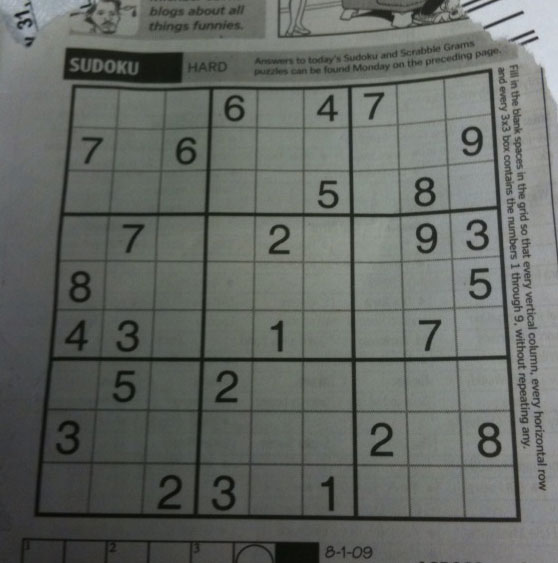
//> input picture Opencv/Opencv/sudoku.jpg, 558 x 563 px
$ ./main   (built with g++ and OpenCV 4)
//> lines starting //> are read from the running program, lines starting //| are printed output that depends on the picture
### Opencv/Opencv/MyImpl.h
#pragma once
#include "opencv2/imgproc/imgproc.hpp"
#include "opencv2/highgui/highgui.hpp"
#include <stdlib.h>
#include <stdio.h>

//Memo: src.at(i,j) is using (i,j) as (row,column) but Point(x,y) is using (x,y) as (column,row)
//Mat: row first (matrix index), Point: column first (cartesian inverse-y)

using namespace cv;
void DisplayHough(Mat& matHough);
//Impl1: Canny edge detector
Mat MyCanny(const Mat& src, float upperThreshold, float lowerThreshold, int size = 3)
{
	Mat workImg = Mat(src);
	workImg = src.clone();

	//blur
	cv::GaussianBlur(src, workImg, cv::Size(5, 5), 1.4);

	//compute derivitive
	Mat magX = Mat(src.rows, src.cols, CV_32F);
	Mat magY = Mat(src.rows, src.cols, CV_32F);
	Sobel(workImg, magX, CV_32F, 1, 0, size);
	Sobel(workImg, magY, CV_32F, 0, 1, size);
	Mat direction(src.rows, src.cols, CV_32F);
	divide(magY, magX, direction);
	Mat sum = Mat(workImg.rows, workImg.cols, CV_64F);
	Mat prodX = Mat(workImg.rows, workImg.cols, CV_64F);
	Mat prodY = Mat(workImg.rows, workImg.cols, CV_64F);
	cv::multiply(magX, magX, prodX);
	cv::multiply(magY, magY, prodY);
	sum = prodX + prodY;
	cv::sqrt(sum, sum);

	//initialize the return image as all black
	Mat res = Mat(workImg.rows, workImg.cols, CV_8U);
	res.setTo(Scalar(0));

	MatIterator_<float> itMag = sum.begin<float>();
	MatIterator_<float> itDir = direction.begin<float>();
	MatIterator_<unsigned char> itRes = res.begin<unsigned char>();
	MatIterator_<float> endMag = sum.end<float>();


	//scaling the threshold
	double min, max;
	cv::minMaxLoc(sum, &min, &max);

	//non maxima suppression: check along the direction, if center is maxima among neighbors => pick it
	for (; itMag != endMag; itMag++, itDir++, itRes++)
	{
		//direction = atan(dy/dx)
		float currDir = atan(*itDir) * 180 / 3.142;
		while (currDir < 0)
			currDir += 180;
		*itDir = currDir;

		//magnitude<upperthreshold : skip
		if (*itMag < upperThreshold)
			continue;

		//current position
		const cv::Point pos = itRes.pos();
		//flag indicate is edge point
		bool isEdge = true;

		int dirGroup = (currDir - 22.5f) / 45;	//TODO:this is slower then direct conditioning
		switch (dirGroup)
		{
		case 1:		// 22.5 <currDir <= 67.5
		{
			//check upper left neighbor
			if (pos.x > 0 && pos.y > 0 && *itMag <= sum.at<float>(pos.y - 1, pos.x - 1)) isEdge = false;
			//check lower right neighbor
			if (pos.x < sum.cols - 1 && pos.y < sum.rows - 1 && *itMag <= sum.at<float>(pos.y + 1, pos.x + 1)) isEdge = false;
		}
		break;
		case 2:		//67.5< currDir <= 112.5	(horizontal)
		{
			if (pos.y > 0 && *itMag < sum.at<float>(pos.y - 1, pos.x)) isEdge = false;
			if (pos.y < sum.rows - 1 && *itMag < sum.at<float>(pos.y + 1, pos.x)) isEdge = false;

		}
		break;
		case 3:		//112.5<currDir < 157.5
		{
			//upper right neighbor
			if (pos.x > 0 && pos.y < sum.rows - 1 && *itMag < sum.at<float>(pos.y + 1, pos.x - 1)) isEdge = false;
			//lower left neighbro
			if (pos.x < sum.cols - 1 && pos.y>0 && *itMag < sum.at<float>(pos.y - 1, pos.x + 1)) isEdge = false;
		}
		break;
		default:	//currDir < 22.5 or currDir>157.5 (vertical)
		{
			//if (pos.x > 0 && *itMag < sum.at<float>(pos.x - 1, pos.y)) isEdge = false;
			//if (pos.x < sum.cols - 1 && *itMag < sum.at<float>(pos.x + 1, pos.y)) isEdge = false;
			if (pos.x > 0 && *itMag <= sum.at<float>(pos.y, pos.x - 1)) isEdge = false;
			if (pos.x < workImg.cols - 1 && *itMag <= sum.at<float>(pos.y, pos.x + 1)) isEdge = false;
		}
		}

		if (isEdge)
			*itRes = 255;
	}
	//connecting weak edges
	bool imgChanged = true;
	while (imgChanged)
	{
		imgChanged = false;
		for (itMag = sum.begin<float>(), itDir = direction.begin<float>(), itRes = res.begin<unsigned char>(); itMag != endMag; itMag++, itDir++, itRes++)
		{
			//skip if already checked or not edge
			if (*itRes != 64)
				continue;

			//mark as checked
			*itRes = 255;

			cv::Point pos = itMag.pos();

			if (*itDir<22.5f||*itDir>157.5f)
			{
				//check left
				if (pos.y > 0 && res.at<unsigned char>(pos.y - 1, pos.x) != 255 && sum.at<float>(pos.y - 1, pos.x) > lowerThreshold)
				{
					res.ptr<unsigned char>(pos.y - 1, pos.x)[0] = 64;
					imgChanged = true;
				}
				//check right
				if (pos.y< sum.rows - 1 && res.at<unsigned char>(pos.x, pos.y + 1) != 255 && sum.at<float>(pos.x, pos.y + 1)>lowerThreshold)
				{
					res.ptr<unsigned char>(pos.x, pos.y + 1)[0] = 64;
					imgChanged = true;
				}
			}
			else if (*itDir < 67.5f)
			{
				//check upper right neighbor
				if (pos.x > 0 && pos.y< sum.cols - 1 && res.at<unsigned char>(pos.y + 1, pos.x - 1) != 255 && sum.at<float>(pos.y + 1, pos.x - 1) > lowerThreshold)
				{
					res.ptr<unsigned char>(pos.y + 1, pos.x - 1)[0] = 64;
					imgChanged = true;
				}
				//check lower left neighbor
				if (pos.x < sum.cols - 1 && pos.y>0 && res.at<unsigned char>(pos.y - 1, pos.x + 1) != 255 && sum.at<float>(pos.y - 1, pos.x + 1) > lowerThreshold)
				{
					res.ptr<unsigned char>(pos.y - 1, pos.x + 1)[0] = 64;
					imgChanged = true;
				}
			}
			else if (*itDir < 112.5f)
			{
				//check upper
				if (pos.x > 0 && res.at<unsigned char>(pos.y, pos.x - 1) != 255 && sum.at<float>(pos.y, pos.x - 1) > lowerThreshold)
				{
					res.ptr<unsigned char>(pos.y, pos.x - 1)[0] = 64;
					imgChanged = true;
				}
				//check lower
				if (pos.x< sum.rows - 1 && res.at<unsigned char>(pos.y, pos.x + 1) != 255 && sum.at<float>(pos.y, pos.x + 1)>lowerThreshold)
				{
					res.ptr<unsigned char>(pos.y, pos.x + 1)[0] = 64;
					imgChanged = true;
				}
			}
			else
			{
				//check upper left neighbor
				if (pos.x > 0 && pos.y > 0 && res.at<unsigned char>(pos.y - 1, pos.x - 1) != 255 && sum.at<float>(pos.y - 1, pos.x - 1) > lowerThreshold)
				{
					res.ptr<unsigned char>(pos.y - 1, pos.x - 1)[0] = 64;
					imgChanged = true;
				}
				//check lower right neighbor
				if (pos.x < sum.cols - 1 && pos.y< sum.rows - 1 && res.at<unsigned char>(pos.y + 1, pos.x + 1) != 255 && sum.at<float>(pos.y + 1, pos.x + 1) > lowerThreshold)
				{
					res.ptr<unsigned char>(pos.y + 1, pos.x + 1)[0] = 64;
					imgChanged = true;
				}
			}

		}
	}
	return res;
}

//Impl2: Hough Transform
// input edgeImg should be CV_8UC1
Mat MyHough(const Mat& edgeImg)
{
	const int srcWidth = edgeImg.cols;
	const int srcHeight = edgeImg.rows;
	const int centerX = srcWidth / 2;
	const int centerY = srcHeight / 2;
	const int outWidth = 180;				//theta increment by 1 degree
	const int outHeight = ceil(sqrt(pow(srcWidth,2)+pow(srcHeight,2)));
	Mat out(outWidth, outHeight, CV_8U);

	for (int i = 0; i < edgeImg.rows; i++)
	{
		const uchar* currRow = edgeImg.ptr<uchar>(i);
		for (int j = 0; j < edgeImg.cols; j++)
		{
			//skip if not an edge point
			if (currRow[j] < 255)
				continue;
			for (int rowIdx = 0; rowIdx < outWidth; rowIdx++)
			{
				int theta = rowIdx - 90;		//theta from -90 to 89
				//rho is the distance (inner product with normal)
				int rho = (j - centerX)*sin(theta) + (i - centerY)*cos(theta);
				out.ptr<uchar>(rowIdx,rho+outHeight/2)[0]++;
			}
		}
	}

	return out;
}

//TODO: from hough matrix to line

// [12 lines left out: function DisplayHough, not called in this run]

### Opencv/Opencv/main.cpp
#include "opencv2/imgproc/imgproc.hpp"
#include "opencv2/highgui/highgui.hpp"
#include <stdlib.h>
#include <stdio.h>

#include "MyImpl.h"
using namespace cv;

/// Global variables

Mat src, src_gray;
Mat dst, detected_edges, my_edges;

int edgeThresh = 1;
int lowThreshold;
int const max_lowThreshold = 100;
int ratio = 3;
int kernel_size = 3;
char* window_name_figure1 = "Edge Map";
char* window_name_figure2 = "My Edge Map";

/**
* @function CannyThreshold
* @brief Trackbar callback - Canny thresholds input with a ratio 1:3
*/
void CannyThreshold(int, void*)
{
	/// Reduce noise with a kernel 3x3
	blur(src_gray, detected_edges, Size(3, 3));

	/// Canny detector
	Canny(detected_edges, detected_edges, lowThreshold, lowThreshold*ratio, kernel_size);
	my_edges = MyCanny(detected_edges, lowThreshold, lowThreshold*ratio, kernel_size);
	/// Using Canny's output as a mask, we display our result
	//dst = Scalar::all(0);

	//src.copyTo(dst, detected_edges);
	imshow(window_name_figure1, detected_edges);
	imshow(window_name_figure2, my_edges);
}


/** @function main */

int main(int argc, char** argv)
{
	/// Load an image
	src = imread("sudoku.jpg");
//> src is the input picture: 563 rows x 558 cols, CV_8UC3; mean B, G, R 99.5, 104.1, 100
	if (!src.data)
	{
		return -1;
	}

	/// Create a matrix of the same type and size as src (for dst)
	dst.create(src.size(), src.type());

	/// Convert the image to grayscale
	cvtColor(src, src_gray, CV_BGR2GRAY);

	//imshow("MyCanny", MyCanny(src_gray, 60, 20));
	/// Create a window
	namedWindow(window_name_figure1, CV_WINDOW_AUTOSIZE);
	namedWindow(window_name_figure2, CV_WINDOW_AUTOSIZE);
	///// Create a Trackbar for user to enter threshold
	//createTrackbar("Min Threshold:", window_name, &lowThreshold, max_lowThreshold, CannyThreshold);

	///// Show the image
	lowThreshold = 60;
	/// Reduce noise with a kernel 3x3
	blur(src_gray, detected_edges, Size(3, 3));

	/// Canny detector
	Canny(detected_edges, detected_edges, lowThreshold, lowThreshold*ratio, kernel_size);
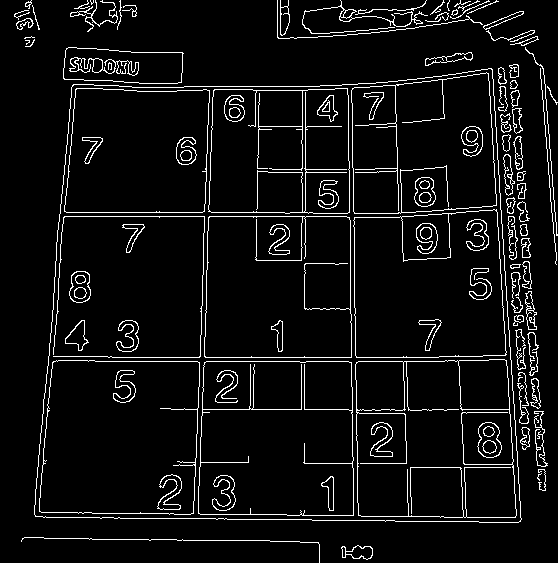
//> detected_edges: 563 rows x 558 cols, CV_8UC1; 6.3% white in thin lines or dots
	my_edges = MyCanny(detected_edges, 70, lowThreshold*ratio, kernel_size);
//> in MyCanny, `Sobel(workImg, magX, CV_32F, 1, 0, size);`:
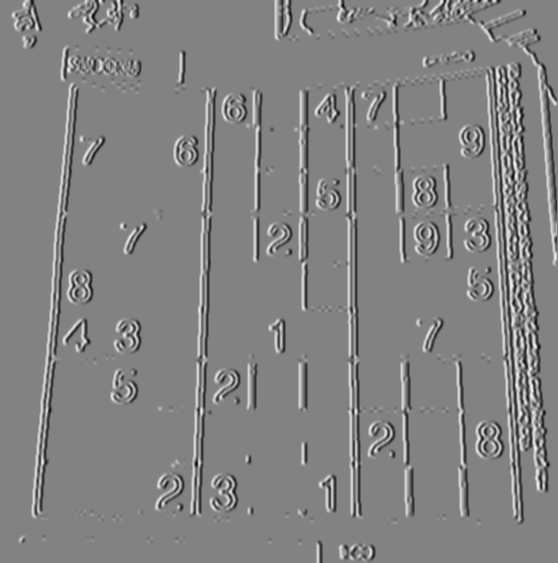
//> magX: 563 rows x 558 cols, CV_32FC1; min -387, max 367, mean 0.1; drawn with min black and max white
//> in MyCanny, `Sobel(workImg, magY, CV_32F, 0, 1, size);`:
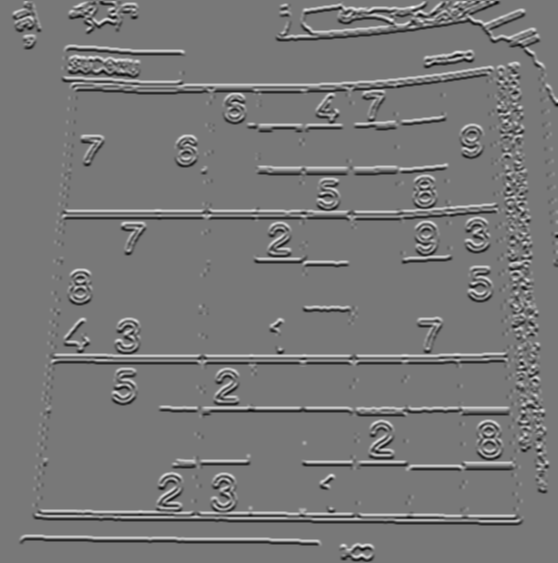
//> magY: 563 rows x 558 cols, CV_32FC1; min -360, max 404, mean -0.2; drawn with min black and max white
//> in MyCanny, `cv::minMaxLoc(sum, &min, &max);`:
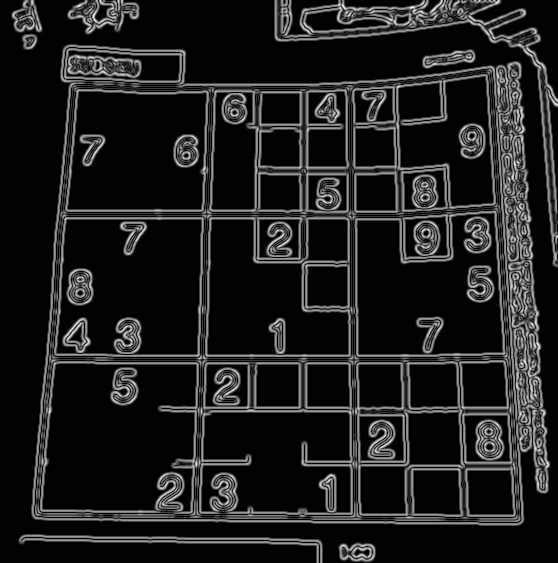
//> sum: 563 rows x 558 cols, CV_32FC1; min 0, max 406.4, mean 47.4; drawn with min black and max white
//> in MyCanny, `cv::minMaxLoc(sum, &min, &max);`: min = 0; max = 406.4
//> the loop in MyCanny, `for (; itMag != endMag; itMag++, itDir++, itRes++)` made 314154 passes
//> after the loop in MyCanny, `for (; itMag != endMag; itMag++, itDir++, itRes++)`:
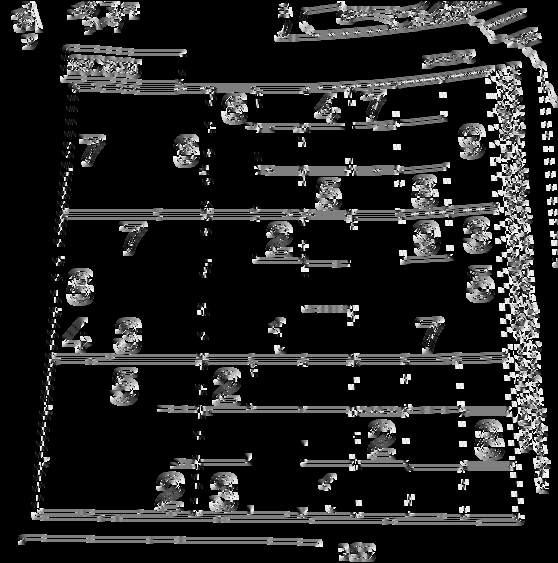
//> direction: 563 rows x 558 cols, CV_32FC1; 68.17% of the values are NaN or infinite; the others: min 0, max 179.8, mean 75.6; drawn with min black, max white, NaN and infinite black
//> after the loop in MyCanny, `for (; itMag != endMag; itMag++, itDir++, itRes++)`:
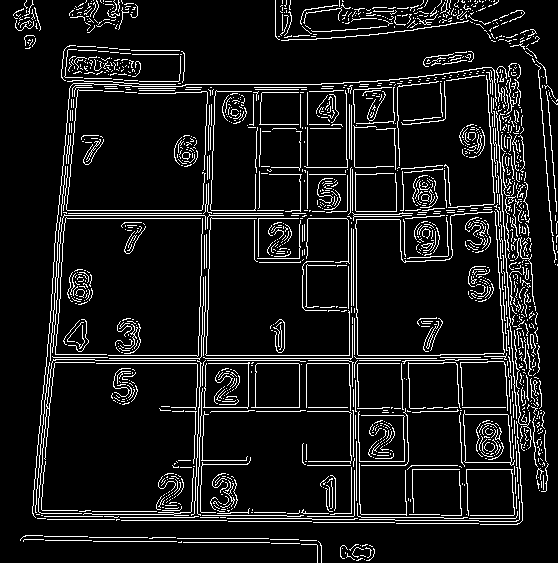
//> res: 563 rows x 558 cols, CV_8UC1; 9.4% white in thin lines or dots
//> the loop in MyCanny, `while (imgChanged)` made 1 pass
//> after the loop in MyCanny, `while (imgChanged)`: imgChanged = false
	/// Using Canny's output as a mask, we display our result
	//dst = Scalar::all(0);

	//src.copyTo(dst, detected_edges);
	imshow(window_name_figure1, detected_edges);
	imshow(window_name_figure2, my_edges);

	dst = MyHough(detected_edges);
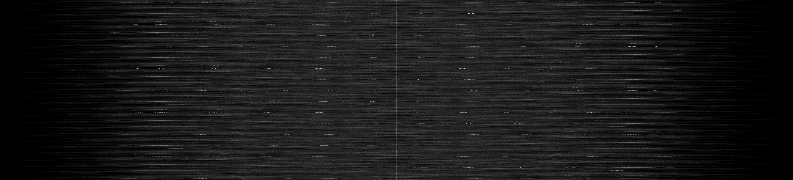
//> dst: 180 rows x 793 cols, CV_8UC1; min 0, max 231, mean 24.7
	double min, max;
	minMaxLoc(dst, &min, &max);
//> min = 0; max = 231
	printf("%lf, %lf ", min, max);
//| 0.000000, 231.000000
	printf("%d, %d ", dst.rows, dst.cols);
//| 180, 793
	normalize(dst, dst, 0, 255, NORM_MINMAX);
	minMaxLoc(dst, &min, &max);
//> max = 255
	printf("%lf, %lf ", min, max);
//| 0.000000, 255.000000
	Mat normImg;
	dst.convertTo(normImg, CV_8U);
	imshow("hough",normImg);
	/// Wait until user exit program by pressing a key
	waitKey(0);

	return 0;
}
